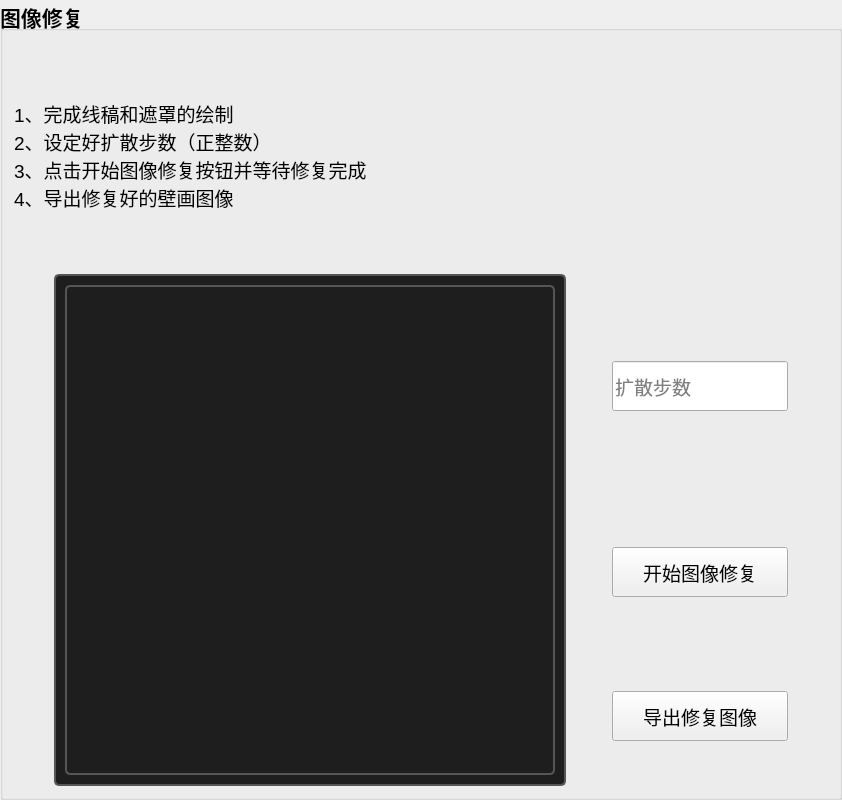
             <widget class="QGroupBox" name="groupBox_7">
              <property name="minimumSize">
               <size>
                <width>500</width>
                <height>800</height>
               </size>
              </property>
              <property name="font">
               <font>
                <pointsize>16</pointsize>
                <bold>true</bold>
               </font>
              </property>
              <property name="title">
               <string>图像修复</string>
              </property>
              <layout class="QVBoxLayout" name="verticalLayout_13">
               <item>
                <widget class="QLabel" name="label_3">
                 <property name="minimumSize">
                  <size>
                   <width>0</width>
                   <height>100</height>
                  </size>
                 </property>
                 <property name="font">
                  <font>
                   <pointsize>14</pointsize>
                   <bold>false</bold>
                  </font>
                 </property>
                 <property name="text">
                  <string>1、完成线稿和遮罩的绘制
2、设定好扩散步数（正整数）
3、点击开始图像修复按钮并等待修复完成
4、导出修复好的壁画图像</string>
                 </property>
                </widget>
               </item>
               <item>
                <layout class="QGridLayout" name="gridLayout_9">
                 <item row="0" column="1" rowspan="3">
                  <widget class="QFrame" name="frame_5">
                   <property name="sizePolicy">
                    <sizepolicy hsizetype="Preferred" vsizetype="Preferred">
                     <horstretch>0</horstretch>
                     <verstretch>0</verstretch>
                    </sizepolicy>
                   </property>
                   <property name="minimumSize">
                    <size>
                     <width>512</width>
                     <height>512</height>
                    </size>
                   </property>
                   <property name="styleSheet">
                    <string notr="true">    border: 2px solid #555;       /* 边框粗细 + 颜色 */
    border-radius: 5px;           /* 圆角 */
    background-color: #1e1e1e;    /* 背景色 */</string>
                   </property>
                   <property name="frameShape">
                    <enum>QFrame::Shape::StyledPanel</enum>
                   </property>
                   <property name="frameShadow">
                    <enum>QFrame::Shadow::Raised</enum>
                   </property>
                   <layout class="QVBoxLayout" name="verticalLayout_15">
                    <item>
                     <widget class="QGraphicsView" name="graphicsView_image_restoration"/>
                    </item>
                   </layout>
                  </widget>
                 </item>
                 <item row="0" column="2">
                  <spacer name="horizontalSpacer_10">
                   <property name="orientation">
                    <enum>Qt::Orientation::Horizontal</enum>
                   </property>
                   <property name="sizeHint" stdset="0">
                    <size>
                     <width>40</width>
                     <height>20</height>
                    </size>
                   </property>
                  </spacer>
                 </item>
                 <item row="0" column="4">
                  <spacer name="horizontalSpacer_11">
                   <property name="orientation">
                    <enum>Qt::Orientation::Horizontal</enum>
                   </property>
                   <property name="sizeHint" stdset="0">
                    <size>
                     <width>40</width>
                     <height>20</height>
                    </size>
                   </property>
                  </spacer>
                 </item>
                 <item row="2" column="3">
                  <widget class="QPushButton" name="pushButton_export_restore_image">
                   <property name="minimumSize">
                    <size>
                     <width>0</width>
                     <height>50</height>
                    </size>
                   </property>
                   <property name="font">
                    <font>
                     <pointsize>14</pointsize>
                     <bold>false</bold>
                    </font>
                   </property>
                   <property name="text">
                    <string>导出修复图像</string>
                   </property>
                  </widget>
                 </item>
                 <item row="0" column="3">
                  <widget class="QLineEdit" name="lineEdit_step">
                   <property name="minimumSize">
                    <size>
                     <width>0</width>
                     <height>50</height>
                    </size>
                   </property>
                   <property name="font">
                    <font>
                     <pointsize>14</pointsize>
                     <bold>false</bold>
                    </font>
                   </property>
                   <property name="text">
                    <string/>
                   </property>
                   <property name="placeholderText">
                    <string>扩散步数</string>
                   </property>
                  </widget>
                 </item>
                 <item row="1" column="3">
                  <widget class="QPushButton" name="pushButton_image_restoration">
                   <property name="minimumSize">
                    <size>
                     <width>0</width>
                     <height>50</height>
                    </size>
                   </property>
                   <property name="font">
                    <font>
                     <pointsize>14</pointsize>
                     <bold>false</bold>
                    </font>
                   </property>
                   <property name="text">
                    <string>开始图像修复</string>
                   </property>
                  </widget>
                 </item>
                 <item row="0" column="0">
                  <spacer name="horizontalSpacer_14">
                   <property name="orientation">
                    <enum>Qt::Orientation::Horizontal</enum>
                   </property>
                   <property name="sizeHint" stdset="0">
                    <size>
                     <width>40</width>
                     <height>20</height>
                    </size>
                   </property>
                  </spacer>
                 </item>
                </layout>
               </item>
              </layout>
             </widget>
